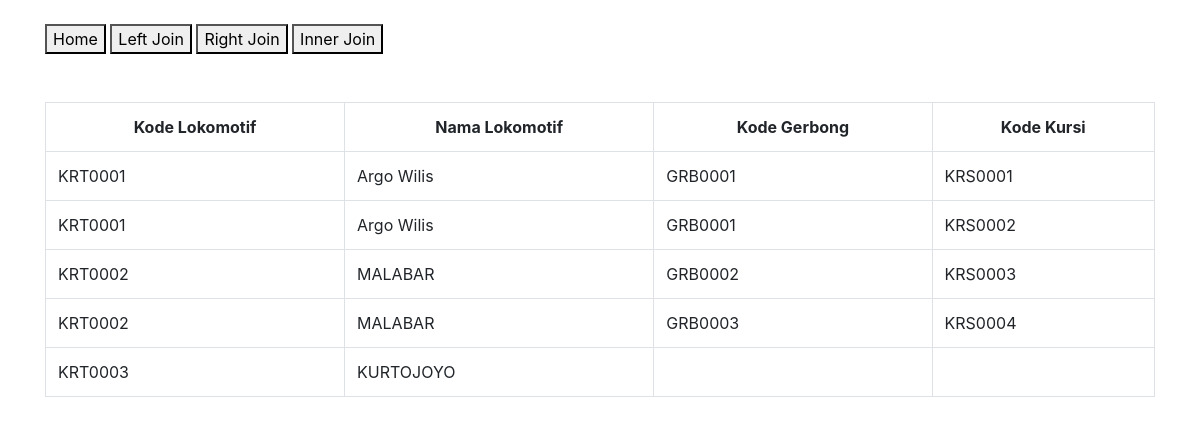
The app's page /index.php/c_kereta/leftjoin with its own data.
### tables this page shows
CREATE TABLE `kursi`  (
  `kd_kursi` varchar(255) NOT NULL,
  `kd_gerbong` varchar(255) NULL DEFAULT NULL,
  `kd_kereta` varchar(255) NULL DEFAULT NULL,
  PRIMARY KEY (`kd_kursi`) USING BTREE,
  INDEX `fk_kd_gerbong_kursi`(`kd_gerbong`) USING BTREE,
  INDEX `fk_kd_kereta_kursi`(`kd_kereta`) USING BTREE,
  CONSTRAINT `fk_kd_gerbong_kursi` FOREIGN KEY (`kd_gerbong`) REFERENCES `gerbong` (`kd_gerbong`) ON DELETE RESTRICT ON UPDATE RESTRICT,
  CONSTRAINT `fk_kd_kereta_kursi` FOREIGN KEY (`kd_kereta`) REFERENCES `lokomotif` (`kd_kereta`) ON DELETE RESTRICT ON UPDATE RESTRICT
);

CREATE TABLE `lokomotif`  (
  `kd_kereta` varchar(255) NOT NULL,
  `nama` varchar(255) NULL DEFAULT NULL,
  PRIMARY KEY (`kd_kereta`) USING BTREE
);

### application/controllers/C_Kereta.php (called while the page is built, shortened)
<?php
class C_Kereta extends CI_Controller {
	public function leftjoin()
	{
		$this->load->model('M_Kereta');
		$data['kereta'] = $this->M_Kereta->leftJoin()->result();
		$this->load->view('leftjoin',$data);
	}
}

### index.php (called while the page is built, shortened)
<?php
require_once BASEPATH.'core/CodeIgniter.php';

### application/models/M_Kereta.php (called while the page is built, shortened)
<?php
class M_Kereta extends CI_Model{
	function leftJoin(){
		$this->db->select('*,lokomotif.kd_kereta as kd_kereta_loko');
		$this->db->from('lokomotif');
        $this->db->join('kursi', 'kursi.kd_kereta = lokomotif.kd_kereta','LEFT');
		return $this->db->get();
	}
}

### application/views/leftjoin.php (the view, shortened to what this page needs)
<!DOCTYPE html>
<html>
<head>
	<link rel="stylesheet" href="<?php echo base_url('css\bootstrap.min.css')?>">
    <link rel="stylesheet" href="<?php echo base_url('css\style.css')?>">
</head>
<body>
	<div class="container mt-4">
		<a href="<?php echo site_url('C_Kereta/index') ?>"><button>Home</button></a>
		<a href="<?php echo site_url('C_Kereta/leftjoin') ?>"><button>Left Join</button></a>
		<a href="<?php echo site_url('C_Kereta/rightjoin') ?>"><button>Right Join</button></a>
		<a href="<?php echo site_url('C_Kereta/innerjoin') ?>"><button>Inner Join</button></a>
	</div>
	<div class="container mt-5">
		<table class="table table-bordered ">
			<tr class="text-center">
				<th>Kode Lokomotif</th>
				<th>Nama Lokomotif</th>
				<th>Kode Gerbong</th>
				<th>Kode Kursi</th>
			</tr>
			<?php
				foreach ($kereta as $key) {
			?>
				<tr>
					<td><?php echo $key->kd_kereta_loko?></td>
					<td><?php echo $key->nama?></td>
					<td><?php echo $key->kd_gerbong ?></td>
					<td><?php echo $key->kd_kursi ?></td>
				</tr>
			<?php
				}
			?>
		</table>
	</div>
</body>
</html>

### records on screen
kursi: kd_kereta.kd_kereta "KRT0001", kd_kereta.nama "Argo Wilis", kd_gerbong "GRB0001", kd_kursi "KRS0001"
kursi: kd_kereta.kd_kereta "KRT0001", kd_kereta.nama "Argo Wilis", kd_gerbong "GRB0001", kd_kursi "KRS0002"
kursi: kd_kereta.kd_kereta "KRT0002", kd_kereta.nama "MALABAR", kd_gerbong "GRB0002", kd_kursi "KRS0003"
kursi: kd_kereta.kd_kereta "KRT0002", kd_kereta.nama "MALABAR", kd_gerbong "GRB0003", kd_kursi "KRS0004"
lokomotif: kd_kereta "KRT0003", nama "KURTOJOYO"
